Frame 1 (no input): blank canvas, image omitted
Frame 60 (no input): blank canvas, image omitted
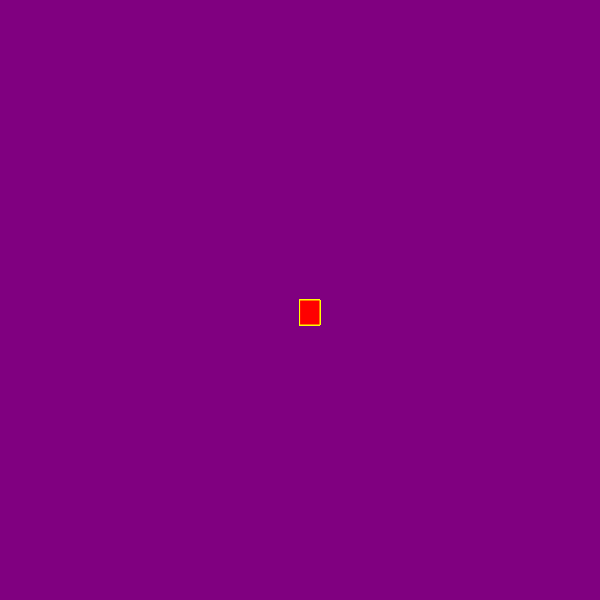
Frame 120 (the mouse pressed at the canvas centre since frame 60)

The p5.js sketch whose frames 1 and 60 were blank and that drew this single picture after the mouse press (run headless with seeded random() and noise() and a simulated clock; from frame 60 on, the mouse is pressed at the canvas centre):

// p5.js sketch
// ── sketch.js
function setup() {
    createCanvas(600, 600);
    background("purple");
  }
  
  function draw() {
  
    stroke("yellow");
    fill("red");
  
    //console.log(mouseIsPressed);
  
    if (mouseIsPressed) {
      rect(mouseX, mouseY, 20, 25);
    }
  }  
